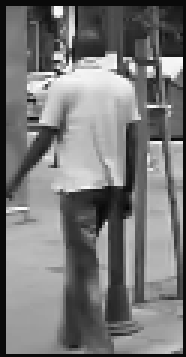
//> input picture img.png, 62 x 119 px, given in place of peatones1.mp4, which was not available (shown 3 times larger)
$ ./Principal   (built with g++ and OpenCV 4)
//> lines starting //> are read from the running program, lines starting //| are printed output that depends on the picture; pictures that were not available may be replaced by others from this repository, and a replacement may not be noted

#include <iostream>
#include <cstdlib>

#include <cmath> // Esta librería contiene las funciones para realizar operaciones matemáticas (sin, cos, tan, log, exp, etc.)

// Cuando se carga la cabecer opencv.hpp automáticamente se cargan las demás cabeceras
//#include <opencv2/opencv.hpp>

#include <opencv2/core/core.hpp> // Contiene los elementos básicos como el objeto Mat (matriz que representa la imagen)
#include <opencv2/highgui/highgui.hpp> // Contiene los elementos para crear una interfaz gráfica básica
// OpenCV no está pensado para crear interfaces gráficas potentes. Se centra en la visión artificial y PDI. Si se desea crear una interfaz gráfica completa, se debe usar QT

#include <opencv2/imgcodecs/imgcodecs.hpp> // Contiene las funcionalidad para acceder a los códecs que permiten leer diferentes formatos de imagen (JPEG, JPEG-2000, PNG, TIFF, GIF, etc.)

// Librerías para acceder al video y para poder escribir vídeos en disco
#include <opencv2/video/video.hpp>
#include <opencv2/videoio/videoio.hpp>

#include <opencv2/imgproc/imgproc.hpp> // Librería para realizar operaciones de PDI

#include <opencv2/objdetect/objdetect.hpp> // Librería contiene funciones para detección de objetos

#include <ctime>

using namespace std;
using namespace cv;

//Mat framePeatones = imread("framePeatones.jpeg");

Mat decimal; // Imagen en formato decimal para representar los gradientes
Mat gx, gy; // Gradientes en "x" y en "y"
Mat angulo, magnitud; // Ángulo y magnitud del gradiente
Mat framePeatones;
int pix1=8;
int pix2=128;
int num=0;
int numframes=0;
int numPeatones=0;


void detectPeatones(string ruta){
//> called with ruta = "/home/trigun/Descargas/peatones1.mp4"
    VideoCapture video(ruta);
    if (video.isOpened()) {
        while (true) {
            video >> framePeatones;
//> framePeatones is the input picture: 119 rows x 62 cols, CV_8UC3; min 6, max 255, mean 118.8

            // [4 lines of commented-out code are left out]
            namedWindow("Detecciones", WINDOW_AUTOSIZE);

            createTrackbar("pixel1","Detecciones", &pix1, 255, nullptr, nullptr);
            createTrackbar("pixel2","Detecciones", &pix2, 255, nullptr, nullptr);
            createTrackbar("Save detects","Detecciones", &num, 1, nullptr, nullptr);

            if (framePeatones.rows == 0 || framePeatones.cols == 0)
                break;
            //crearTrackbars("video");
            //imshow("video", frame);
            resize(framePeatones, framePeatones, Size(), 0.5,0.5);
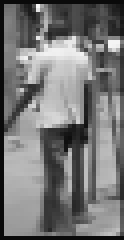
//> framePeatones: 60 rows x 31 cols, CV_8UC3 (shown 4 times larger); min 10, max 247, mean 118
            cvtColor(framePeatones, framePeatones, COLOR_BGR2GRAY);
//> framePeatones: 60 rows x 31 cols, CV_8UC1
            framePeatones.convertTo(decimal, CV_32F, 1.0/255.0); // Creamos una imagen decimal con escala entre 0 y 1 (255 = 1.0)
            // Calculamos los gradientes a través del operador de Sobel
            Sobel(decimal, gx, CV_32F, 1, 0, 1); // Gradiente en "x"
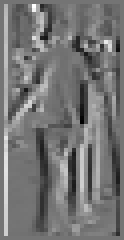
//> gx: 60 rows x 31 cols, CV_32FC1 (shown 4 times larger); min -0.725, max 0.867, mean 0.00499; drawn with min black and max white
            Sobel(decimal, gy, CV_32F, 0, 1, 1); // Gradiente en "y"
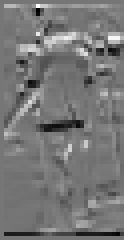
//> gy: 60 rows x 31 cols, CV_32FC1 (shown 4 times larger); min -0.737, max 0.851, mean 0.00421; drawn with min black and max white

            // Calculamos la magnitud y el ángulo del gradiente
            cartToPolar(gx, gy, magnitud, angulo, true); // Pasamos a coordenas polares
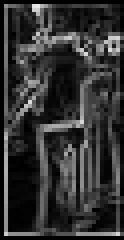
//> magnitud: 60 rows x 31 cols, CV_32FC1 (shown 4 times larger); min 0, max 0.913, mean 0.198
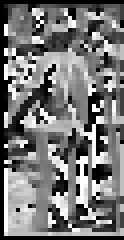
//> angulo: 60 rows x 31 cols, CV_32FC1 (shown 4 times larger); min 0, max 359.6, mean 167.9; drawn with min black and max white

            // Cálculo del HOG
            //HOGDescriptor hog (Size(64,128),Size(16,16),Size(8,8),Size(8,8),9,1);//HOG CLASICO
            HOGDescriptor hog (Size(48, 96), Size(16, 16), Size(8, 8), Size(8, 8), 9);//HOG CIRCULAR
            //hog.setSVMDetector(HOGDescriptor::getDefaultPeopleDetector());//HOG CLASICO
            hog.setSVMDetector(HOGDescriptor::getDaimlerPeopleDetector());//HOG CIRCULAR
            vector<Rect> detecciones;

            //hog.detectMultiScale(framePeatones, detecciones, 0, Size(pix1,pix1), Size(pix2,pix2), 1.05, 2, false);//HOG CLASICO
            hog.detectMultiScale(framePeatones, detecciones, 0, Size(pix1,pix1), Size(pix2,pix2), 1.05, 2, true);//HOG CIRCULAR
//> detecciones = empty
            Mat clon = framePeatones.clone();
            cout << "Numero Peatones: " << detecciones.size() << endl;
//| Numero Peatones: 0
            Rect r;
            for (int i=0;i<detecciones.size();i++){
                r = detecciones[i];
                r.x += cvRound(r.width*0.1);
                r.width= cvRound(r.width*0.8);
                r.y += cvRound(r.height*0.07);
                r.height = cvRound(r.height*0.8);

                rectangle(clon,r.tl(),r.br(), Scalar(10,10,233),2);
                if(num==1){
                    Mat extract;
                    clon(Rect(r.x,r.y,r.width,r.height)).copyTo(extract);
                    string name="img"+to_string(i)+".png";
                    imwrite(name,extract);
                }
                numPeatones+=1;

            }
//> this loop made 0 passes
//> after the loop, numPeatones = 0
            numframes+=1;
            //imshow("Gx", gx);
            //imshow("Gy", gy);
            //imshow("Magnitud", magnitud);
            imshow("Detecciones", clon);


        if (waitKey(23) == 27)//Al pulsar la tecla de escape
//> the Esc key is pressed
                break;
        }
        cout<<"Prom de peatones por frame: "<< numPeatones/numframes << endl;
//| Prom de peatones por frame: 0

        destroyAllWindows();
    }

}

int main(int argc, char *argv[]){

    detectPeatones("/home/trigun/Descargas/peatones1.mp4");
    return 0;
}
